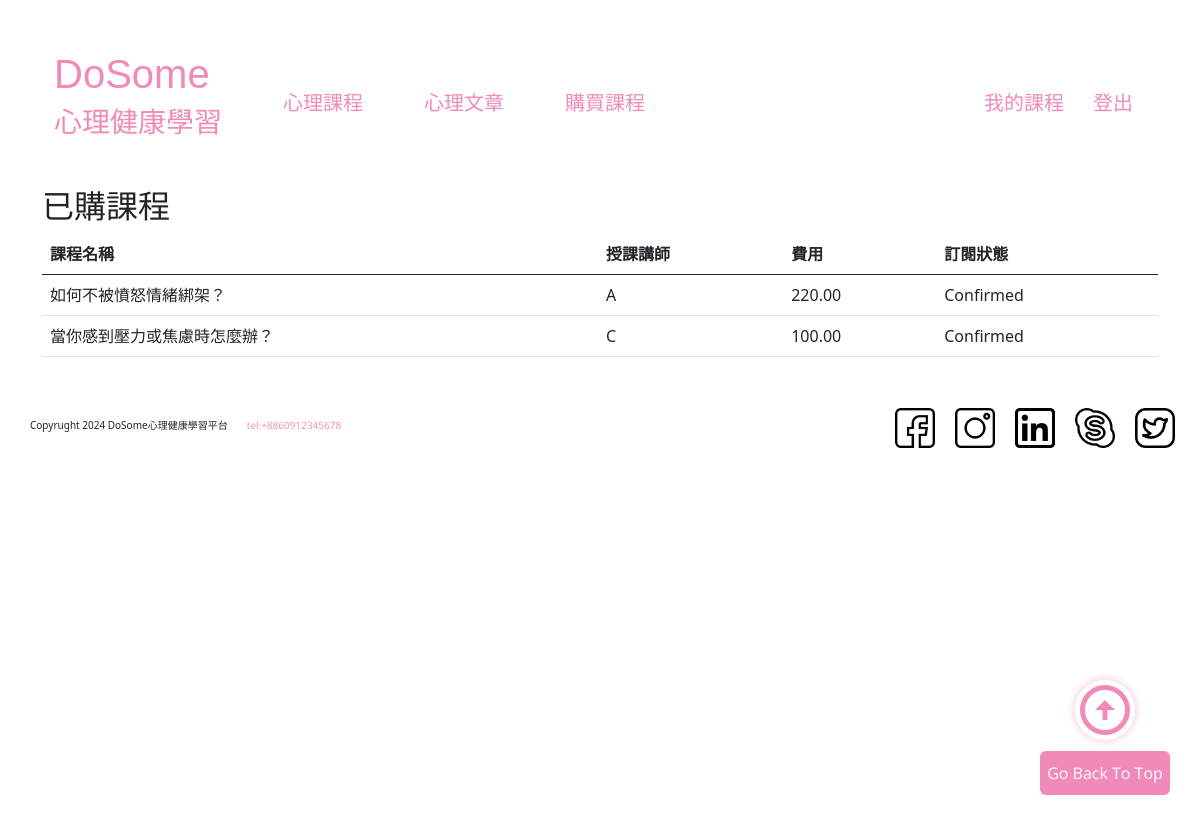
The page /order_history/ (signed in) on the database its author committed.
### mentalhealth/models.py (models this page shows, shortened)
class Order(models.Model):
    user = models.ForeignKey(Profile, on_delete=models.CASCADE)
    courses = models.ForeignKey(Course, on_delete=models.CASCADE)
    status = models.CharField(max_length=10, default='待確認')
    created_time = models.DateTimeField(auto_now_add=True)

class Course(models.Model, HitCountMixin):
    teacher = models.ForeignKey(Profile, on_delete=models.CASCADE)
    coursename = models.CharField(max_length=100)
    content = MDTextField(verbose_name='内容')
    image = models.ImageField(upload_to='course/')
    classifys = models.ManyToManyField(Classify, through="CourseClassify", through_fields=('course', 'classify'))
    price = models.DecimalField(max_digits=5, decimal_places=2)
    width = models.IntegerField(default = 1280)
    height = models.IntegerField(default = 720)
    src = models.CharField(max_length=50, null=False)
    create_date = models.DateField(default=timezone.now)  #貼文時間
    hit_count_generic = GenericRelation(
        HitCount, object_id_field='object_pk',
        related_query_name='hit_count_generic_relation'
    )

class Profile(AbstractUser):
    address = models.CharField(max_length=255)
    phone = models.CharField(max_length=15)
    is_approved = models.BooleanField(default=False)
    is_student = models.BooleanField(default=False)
    is_teacher = models.BooleanField(default=False)

### mentalhealth/views.py (the view)
# urls.py: path("order_history/", views.order_history, name='order_history'),
@login_required
def order_history(request):
    orders = Order.objects.filter(user=request.user)
    return render(request, 'mentalhealth/order_history.html', {'orders': orders})

### mentalhealth/templates/mentalhealth/order_history.html (shortened to what this page needs)
{% extends 'mentalhealth/base.html' %}
{% block content %}
<h2>已購課程</h2>
<table class="table">
    <thead>
        <th>課程名稱</th>
        <th>授課講師</th>
        <th>費用</th>
        <th>訂閱狀態</th>
    </thead>
    <tbody>
        {% for order in orders %}
        <tr>
            <td>{{ order.courses.coursename }}</td>
            <td>{{ order.courses.teacher }}</td>
            <td>{{ order.courses.price }}</td>
            <td>{{ order.status }}</td>
        </tr>
        {% endfor %}
    </tbody>
</table>
{% endblock %}

### static/css/style.css (style rules this page uses)
h1,h2,h3,h4,h5,h6 { font-family: 'Noto Sans TC', sans-serif; }

### static/css/basic.css (style rules this page uses)
:root { --black: #000000ff; --grey:#545454ff; --silver:#6f6f6fff; --spanish:#999999FF; --gainsboro:#e0e0e0ff; --white:#ffffffff; --pink: #F18AB8ff; --mimi: #F9CDDEff; --piggy: #FAE4EEff; --red: #FF0000ff; --empty:#ffffff00; --info: #2F80EDff; --success: #27AE60ff; --error: #EB5757ff; --warning: #E2B93Bff; --h1:30px; --h2:26px; --h3:24px; --h4:22px; --h5:20px; --h6:18px; --normal:16px; --small:14px; --mini:12px; --spacing1:8px; --spacing2:16px; --spacing3:24px; --spacing4:32px; --spacing5:40px; --spacing6:56px; --spacing7:72px; --spacing8:80px; --spacing9:96px; --spacing10:120px; --size_normal:10px; --size_basic:0.1; }
html,body { font-family: "Nanum Gothic","微軟正黑體","sans-serif"; color: var(--grey,#545454ff); height: 100%; font-size: var(--normal); }
h2 { font-size: var(--h2, 26px); font-weight: 800; line-height: calc(var(--size_basic, 0.1)*20); text-transform: uppercase; }

### rows shown on the page
Order: courses.coursename "如何不被憤怒情緒綁架？", courses.teacher "A", courses.price "220.00", status "Confirmed"
Order: courses.coursename "當你感到壓力或焦慮時怎麼辦？", courses.teacher "C", courses.price "100.00", status "Confirmed"
